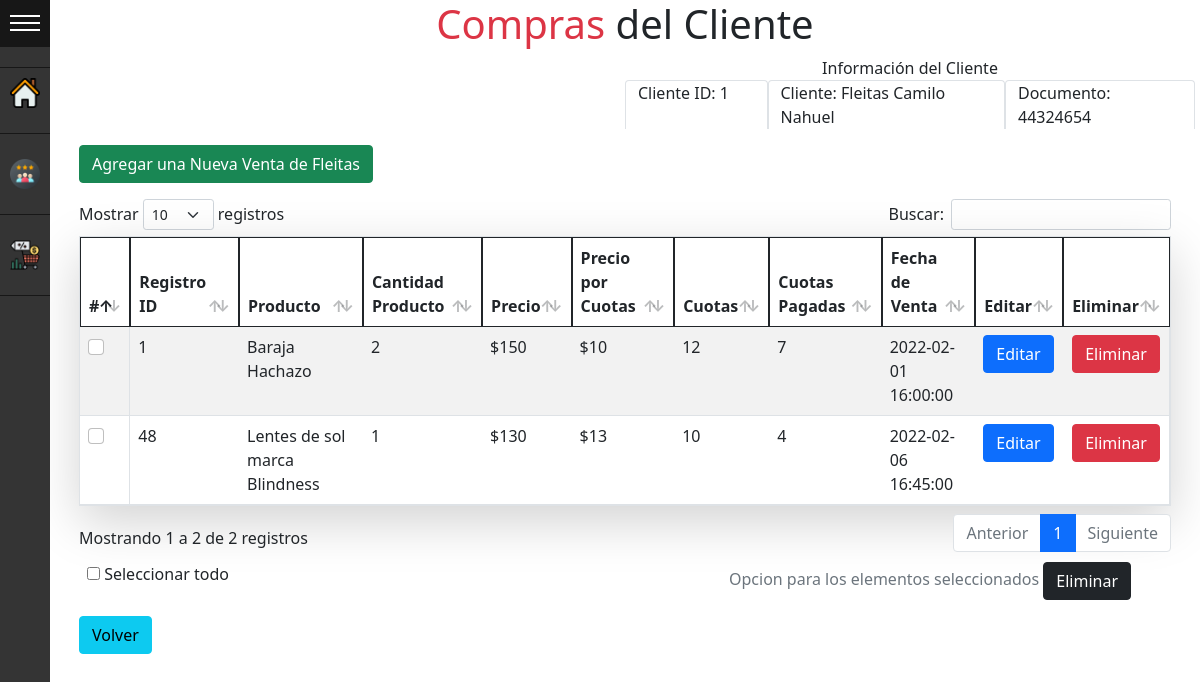
The app's page /_Clientes/planilla_cliente.php?clientes=lista&ids=1 with its own data.
### tables this page shows
CREATE TABLE `clientes` (
  `cliente_id` int(100) NOT NULL,
  `capellido_cliente` varchar(255) DEFAULT NULL,
  `cnombre_cliente` varchar(255) DEFAULT NULL,
  `ndocumento_cliente` varchar(9) DEFAULT NULL,
  `ntelefono_cliente` varchar(13) DEFAULT NULL,
  `cdireccion_cliente` varchar(255) DEFAULT NULL
);

CREATE TABLE `registros` (
  `registro_id` int(100) NOT NULL,
  `rela_cliente_id` int(100) NOT NULL,
  `cnombre_producto` varchar(255) NOT NULL,
  `ncant_prod` int(11) NOT NULL,
  `nprecio_producto` int(11) NOT NULL,
  `nprecio_cuota` int(11) DEFAULT NULL,
  `ncuotas_producto` int(3) DEFAULT NULL,
  `ncuotas_pagadas` int(3) DEFAULT NULL,
  `dfecha_venta` date NOT NULL,
  `thora_venta` time DEFAULT NULL
);

### _Clientes/planilla_cliente.php (the view, shortened to what this page needs)
<!DOCTYPE html>
<html lang="es">
<head>
<link rel="stylesheet" href="../css/bootstrap/css/bootstrap.min.css" type="text/css">
<link rel="stylesheet" type="text/css" href="../assets/datatables/datatables.min.css"/>
<link rel="stylesheet"  type="text/css" href="../assets/datatables/DataTables-1.11.3/css/dataTables.bootstrap5.min.css">
<link rel="stylesheet" href="../css/styles.css" type="text/css">
</head>
<body>
<header>
	<div class="container">
		<div class="row">
			<div class="col-lg-12">
    		<h1 class="text-center"><span class="text-danger">Compras </span>del Cliente</h1>
			</div>
		</div>
	</div>
</header>
<div id="sidemenu" class="menu-collapsed">
    <div id="header">
        <div id="menu-btn">
            <div class="btn-hamburguer"></div>
            <div class="btn-hamburguer"></div>
            <div class="btn-hamburguer"></div>
        </div>
    </div>
    <div id="profile">
    </div>
    <div id="menu-items">
        <div class="item">
            <a href="../index.php">
                <div class="icon"> <img src="../imagenes/iconos/inicio.png" width="40px"> </div>
            </a>
        </div>
        <div class="item separator">
        </div>
		<div class="item">
            <a href="lista_clientes.php">
                <div class="icon"> <img src="../imagenes/iconos/customer-review.png" width="40px"> </div>
            </a>
        </div>
        <div class="item separator">
        </div>
        <div class="item">
            <a href="lista_registros.php">
                <div class="icon"> <img src="../imagenes/iconos/ventas.png" width="40px"> </div>
            </a>
        </div>
        <div class="item separator">
        </div>
    </div>
</div>
<div class='container'>
<?php
require "../conexion.php";
$id=$_REQUEST["ids"];
$consulta= "SELECT * FROM clientes WHERE cliente_id=$id";
$resultado = $conexion->query($consulta);
while($fin=$resultado->fetch_assoc()){
    ?>
    <div class="row justify-content-end" >
    <div class="col col-lg-6 col-md-6 col-sm-12 ">
    <div class="row text-center ">
        <div class="col">Información del Cliente</div>
    </div>
    <div class="row ">
    <div class="col-3 border border-bottom-0 rounded-top">Cliente ID: <?php echo $fin['cliente_id']; ?></div>
    <div class="col-5 border border-bottom-0 rounded-top">Cliente: <?php echo $fin['capellido_cliente'], " ", $fin['cnombre_cliente']; ?> </div>
    <div class="col-4 border border-bottom-0 rounded-top">Documento: <?php echo $fin['ndocumento_cliente']; ?></div>
    </div>
    </div>
    </div>
    <?php
    $nombre_cliente=$fin['capellido_cliente'];
}
?>
<div>
<div class="container mt-3" style="">
    <div class="row">
        <div class="col-lg-12 col-md-12 col-sm-12">
  <a class="btn btn-success" data-bs-toggle="collapse" href="#collapseForm" role="button" aria-expanded="false" aria-controls="collapseForm">
    Agregar una Nueva Venta de <?php echo $nombre_cliente; ?>
  </a>
  </div>
</div>
</div>
<form action='checked.php' method='POST'>
<table id="tablaProductos" class='shadow-lg border border-bottom table table-striped table-hover'>
<thead>
<th class="border border-dark">#</th>
    <th class="border border-dark">Registro ID</th>
    <th class="border border-dark">Producto</th>
	<th class="border border-dark">Cantidad Producto</th>
	<th class="border border-dark">Precio</th>
	<th class="border border-dark">Precio por Cuotas</th>
    <th class="border border-dark">Cuotas</th>
    <th class="border border-dark">Cuotas Pagadas</th>
    <th class="border border-dark">Fecha de Venta</th>
    <th class="border border-dark">Editar</th>
    <th class="border border-dark">Eliminar</th>
</thead>
<?php
$consulta2= "SELECT * FROM registros WHERE rela_cliente_id=$id";
$resultado2= $conexion->query($consulta2);
$contador=0;
while($fin2=$resultado2->fetch_assoc()){
    $contador=$contador+1;
    echo "<tr>";
    echo "<td class='border-end'> <input class='form-check-input case' type='checkbox' value='".$fin2['registro_id']."' id='flexCheckDefault' name='check_".$contador."'></td>";
    echo "<td>", $fin2['registro_id'], " </td>";
    echo "<td>", $fin2['cnombre_producto'], " </td>";
    echo "<td>", $fin2['ncant_prod'], " </td>";
    echo "<td> $", $fin2['nprecio_producto'], " </td>";
    echo "<td> $", $fin2['nprecio_cuota'], " </td>";
    echo "<td>", $fin2['ncuotas_producto'], " </td>";
    echo "<td>", $fin2['ncuotas_pagadas'], " </td>";
    echo "<td>", $fin2['dfecha_venta'], " ", $fin2['thora_venta'], " </td>";
    echo "<td><a class='btn btn-primary' href='modif_cliente.php?ids=".$fin2['registro_id']."&planilla=editarPlanilla'>Editar</a></td>";
    echo "<td class='border-end' align='center'> <a class='btn btn-danger' Onclick='return ConfirmDelete();' href='checked.php?ids=".$fin2['registro_id']."&planilla=eliminarPlanilla&idsCliente=".$fin2['rela_cliente_id']."'>Eliminar</a></td>";
    echo "</tr>";
}
?>
</table>
<div class="d-flex bd-highlight">
        <div class="p-2 flex-grow-1 bd-highlight">
            <input type="checkbox" id="selectall"> Seleccionar todo</div>
        <div class="p-2 bd-highlight">
        <span class="text-secondary">Opcion para los elementos seleccionados   </span>
            <input type="submit" class="btn btn-dark" name="checkPlanillaCliente" id="checkPlanillaCliente" value="Eliminar" Onclick="return ConfirmDelete();">
        </div>
        <div class="p-2 bd-highlight"></div>
        <div class="p-2 bd-highlight"></div>
</div>
</form>
<div class="mt-2 mb-3">
    <?php if(isset($_REQUEST['clientes'])){ ?>
    <a href="lista_clientes.php" class="btn btn-info">Volver</a></div>
    <?php }else{ ?>
    <a href="lista_registros.php" class="btn btn-info">Volver</a></div>
        <?php } ?>
</div>
</body>
</html>

### css/styles.css (style rules this page uses)
* { margin: 0; padding: 0; box-sizing: border-box; }
:root { --width:150px; --padding:10px; --bgcolor:rgb(52,52,52); --hovercolor: rgb(23,23,23); --width-collapsed:50px; }
body { margin-left:var(--width-collapsed); }
#sidemenu { background-color: var(--bgcolor); color: white; position:fixed; height:100%; left:0; top:0; }
#sidemenu a { color: white; text-decoration: none; }
#sidemenu #header { box-sizing: border-box; border-bottom: solid 1px var(--hovercolor); }
#sidemenu #header #title, #sidemenu #header #menu-btn { vertical-align: middle; }
#sidemenu #header #menu-btn { display: inline-block; }
#sidemenu #header #menu-btn { cursor: pointer; padding: 10px; width: var(--width-collapsed); box-sizing:border-box; }
#sidemenu #header #menu-btn .btn-hamburguer { background-color: #fff; width: 100%; height:2px; margin: 5px 0; }
#sidemenu #profile { border-bottom: solid 1px var(--hovercolor); padding: var(--padding) 0; text-align:center; }
#sidemenu #menu-items { overflow:hidden; }
#sidemenu #menu-items .item { width: var(--width); }
#sidemenu #menu-items .item .icon { display: inline-block; }
#sidemenu #menu-items .item .icon, #sidemenu #menu-items .item .title { font-size:14px; vertical-align: middle; overflow: hidden; display: inline-block; }
#sidemenu #menu-items .item a { display:block; }
#sidemenu #menu-items .item .icon { box-sizing: border-box; padding: var(--padding); width: var(--width-collapsed); }
#sidemenu #menu-items .item .icon img { width:100%; }
#sidemenu #menu-items .item.separator { height: 1px; border-bottom: solid 1px var(--hovercolor); margin:15px 0 }
.menu-collapsed { width: var(--width-collapsed); }
.menu-collapsed .item { width:100px; }
h1 { font-size: 40px; }
a { text-decoration:none; }

### records on screen
clientes: cliente_id "1", capellido_cliente "Fleitas", cnombre_cliente "Camilo Nahuel", ndocumento_cliente "44324654"
registros: registro_id "1", cnombre_producto "Baraja Hachazo", ncant_prod "2", nprecio_producto "150", nprecio_cuota "10", ncuotas_producto "12", ncuotas_pagadas "7", dfecha_venta "2022-02-01", thora_venta "16:00:00"
registros: registro_id "48", cnombre_producto "Lentes de sol marca Blindness", ncant_prod "1", nprecio_producto "130", nprecio_cuota "13", ncuotas_producto "10", ncuotas_pagadas "4", dfecha_venta "2022-02-06", thora_venta "16:45:00"
